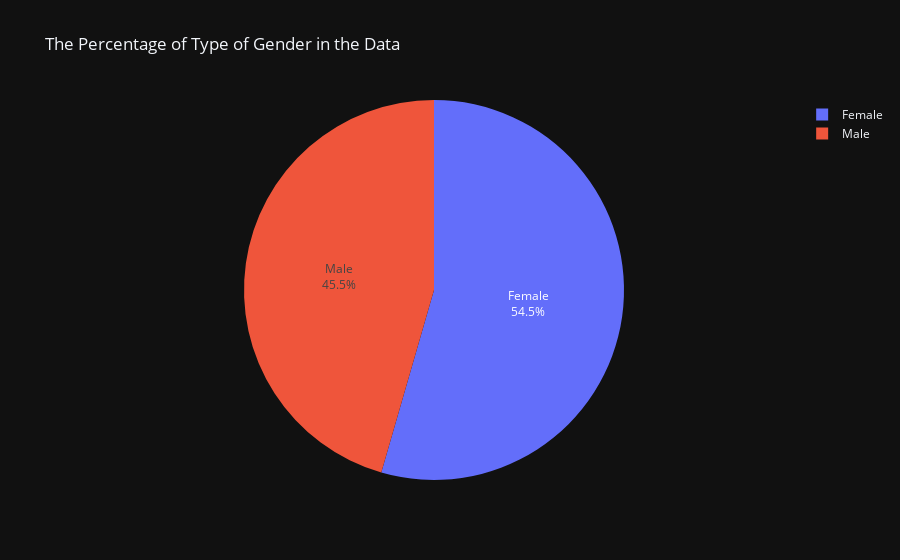

Here is the notebook cell this chart was saved with:
### Markdown cell above
- Most Ranges of Age between 50 to 60

### Code cell
fig = px.pie(values = df['Gender'].value_counts(),
             names = ['Female','Male'],
             template = 'plotly_dark',
             title = 'The Percentage of Type of Gender in the Data'
             ).update_traces(textinfo='label+percent')

fig.show()

### Figure 1 — Plotly figure (JSON) as saved in the notebook; plotly's stock layout.template omitted (floating-point values rounded to 4 significant figures)
{"data": [{"domain": {"x": [0, 1], "y": [0, 1]}, "hovertemplate": "label=%{label}<br>value=%{value}<extra></extra>", "labels": ["Female", "Male"], "legendgroup": "", "name": "", "showlegend": true, "textinfo": "label+percent", "type": "pie", "values": [34731, 29024]}], "layout": {"legend": {"tracegroupgap": 0}, "title": {"text": "The Percentage of Type of Gender in the Data"}}}
